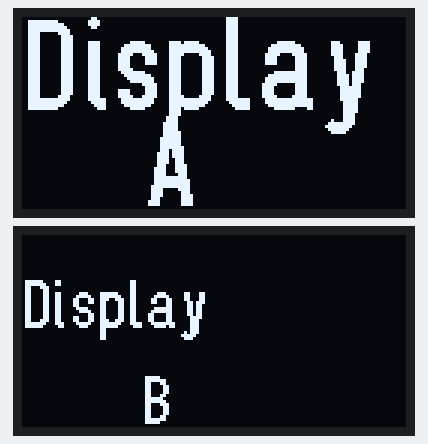
This sketch was run on a simulated Arduino Leonardo, built with avr-gcc and run on an emulated ATmega32U4. On the bench: 2 × 128×64 one-colour display.

Above: at 0.2 s.

The sketch:

TwoOLEDsESP32C3.ino
```cpp
//Original code by 'Mark's Bench' (Mark) <<minor tweaked edits by TechWithRita>>
//LEONARDO - TWO I2C OLEDS
// Using two displays: the 128x64 SH1106 OLED (0x3C/0x78), and the 128x32 SSD1306
// (0x3D/0x7A).
// The 128x64 display will be DISPA, the 128x32 display will be DISPB.
// This program is a bit of a pig, using 60% of the program storage space and 95% of
// the dynamic memory.
// Sometimes when running this program, the Leonardo doesn't respond to serial port
// data/uploads. If that happens, start the compile/upload, immediately ground the
// RESET pin very briefly, and it should work.
// **THIS PROGRAM IS FREE TO USE AND MODIFY AS YOU SEE FIT**

// Need this to use the I2C bus. I2C pins on Leonardo are broken
// out but are also 2 (SDA) and 3 (SCL).
#include <Wire.h>

// Need this to make displays do things and stuff.
#include <U8g2lib.h>

// Select proper constructor (driver) for this particular 128x64 OLED display and
// call it DISPA. See https://github.com/olikraus/u8g2/wiki/u8g2setupcpp for other
// drivers. There are lots of different OLED board configurations out there!
U8G2_SSD1306_128X64_NONAME_F_HW_I2C DISPA(U8G2_R0, /* reset=*/ U8X8_PIN_NONE);
U8G2_SSD1306_128X64_NONAME_F_HW_I2C DISPB(U8G2_R0, /* reset=*/ U8X8_PIN_NONE);
// Select constructor for this particular 128x32 OLED display, call it DISPB.
//U8G2_SSD1306_128X32_UNIVISION_F_HW_I2C DISPB(U8G2_R0, U8X8_PIN_NONE);

// Set aliases for the I2C pins. They're broken out on the Leonardo but I'm using
// the numbered pins so it's seamless with other boards like the Pro Micro.
#define SDA 4
#define SCL 5


void setup() {
  // put your setup code here, to run once:

  // Setting the pins that control the displays to all outputs. There are no inputs
  // on these two OLED displays to worry about - others may be different!
  pinMode(SDA, OUTPUT);
  pinMode(SCL, OUTPUT);


  // Set I2C bus speed on Arduino and both displays. This may not be necessary
  // but I put it in anyway - one less thing to troubleshoot if things don't work.
  Wire.setClock(100000);
  DISPA.setBusClock(100000);
  DISPB.setBusClock(100000);

  // Some devices say they're 0x78/0x7A, but others may say they're 0x3C/0x3D. It's
  // like that because the address is 7 bits but some places (u8g2 included) pad it
  // out to 8 bits. Adding a 0 on the end multiplies the value by 2.
  // Most of the small OLED displays out there seem to be set to 0x3C(0x78). Some
  // can be changed, but not all of them.
  // See https://www.arduino.cc/en/Reference/Wire for details.
  DISPA.setI2CAddress(0x7A); //or 0x3C OR 0x3D
  DISPB.setI2CAddress(0x78);

  // Fire up the displays and get them ready to accept data.
  // Remember, DISPA is the 128x64px OLED, DISPB is the 128x32px OLED.
  DISPA.begin();
  DISPB.begin();

  // Select a font to use on DISPA and DISPB. They don't have to be the same, and
  // you can change them throughout the program, too.
  // Check https://github.com/olikraus/u8g2/wiki for others, there are LOTS.
  DISPA.setFont(u8g2_font_logisoso30_tf );
  DISPB.setFont(u8g2_font_logisoso16_tf ); //smaller font to show difference

  // Let's put some writing on DISPA. Make sure the display buffer is clear before
  // writing or drawing anything.
  DISPA.clearBuffer();

  // Move the starting position of what will be written/drawn next to x=0, y=32.
  // As shown in the above picture, coordinates start at 0,0 at the top left.
  // If you want to properly display text, make sure you set the y-value to at least
  // as large as how many pixels tall your font is.
  // If your display shows nothing, make sure you have set the y-value or everything
  // will end up being drawn beyond the edges of the display...

  // This just puts Howdy! in the selected font in the buffer. Nothing gets written
  // to the screen yet. You could move the cursor position again and write more text
  // to the buffer or draw some shapes if you wanted. At this point you're just
  // setting bits that will turn on the associated pixels.
  // See https://github.com/olikraus/u8g2/wiki/u8g2reference to find out how to
  // draw shapes and lines or even set individual pixels.

  // Now, do the same thing for DISPB.
  DISPB.clearBuffer();

}

void loop() {
    //Display #1 or A (DISPA)
    DISPA.clearBuffer();
    DISPA.setCursor(0, 31);
    DISPA.print("Display");
    DISPA.setCursor(40, 63);
    DISPA.print("A");
    DISPA.sendBuffer();

    //Display #2 or B (DISPB)
    DISPB.clearBuffer();
    DISPB.setCursor(0, 31);
    DISPB.print("Display");
    DISPB.setCursor(40, 63);
    DISPB.print("B");
    DISPB.sendBuffer();
}
```
